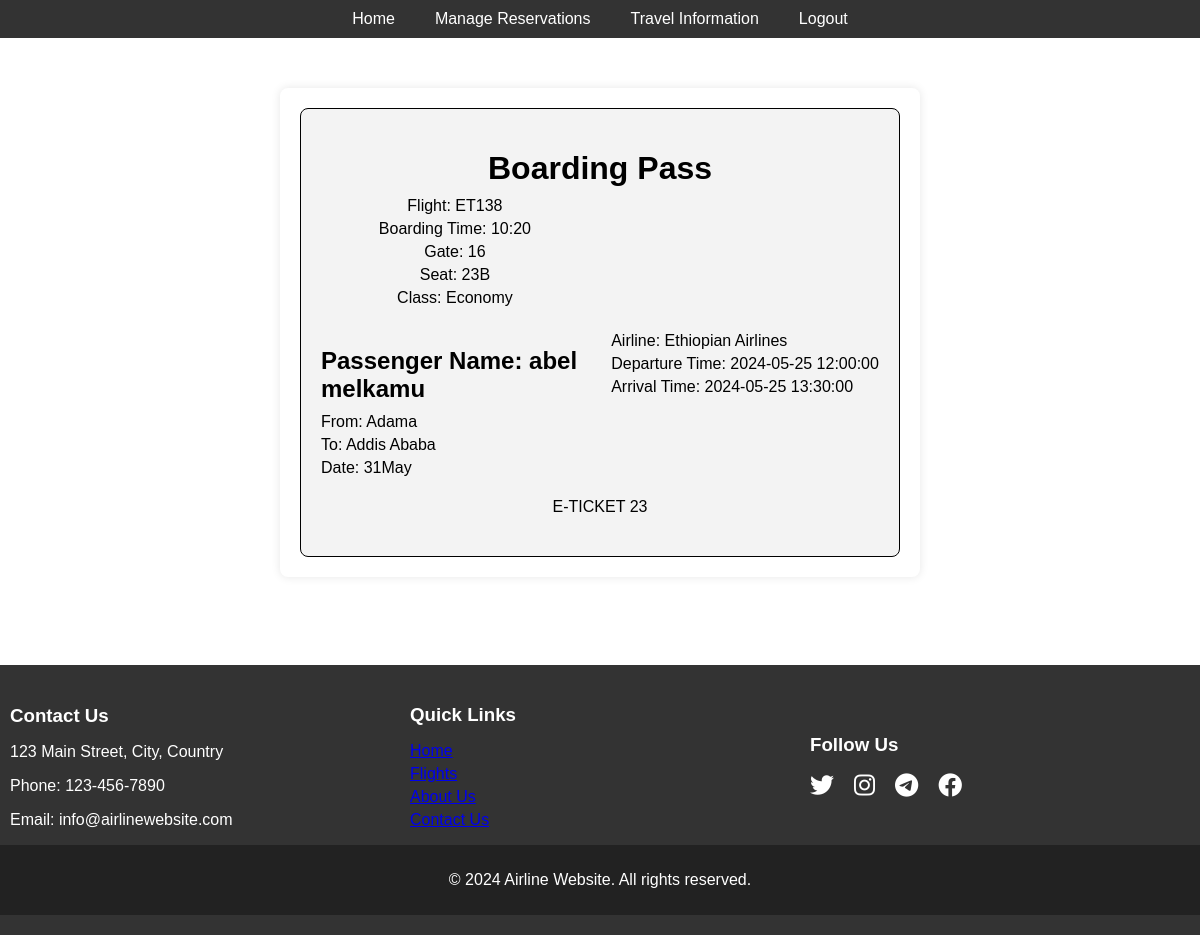
Page /success.php?booking_id=23 (signed in) on the committed database.
### tables this page shows
CREATE TABLE `bookings` (
  `BookingID` int(11) NOT NULL,
  `UserID` int(11) DEFAULT NULL,
  `FlightID` int(11) DEFAULT NULL,
  `BookingDate` date DEFAULT NULL,
  `TotalPrice` decimal(10,2) DEFAULT NULL,
  `Status` varchar(20) DEFAULT NULL,
  `PassengerID` int(11) DEFAULT NULL
);

CREATE TABLE `flights` (
  `FlightID` int(11) NOT NULL,
  `Airline` varchar(50) DEFAULT NULL,
  `FlightNumber` varchar(10) DEFAULT NULL,
  `DepartureAirport` varchar(50) DEFAULT NULL,
  `ArrivalAirport` varchar(50) DEFAULT NULL,
  `DepartureTime` datetime DEFAULT NULL,
  `ArrivalTime` datetime DEFAULT NULL,
  `Duration` time DEFAULT NULL,
  `Class` varchar(20) DEFAULT NULL,
  `Status` varchar(20) DEFAULT NULL
);

CREATE TABLE `passengers` (
  `PassengerID` int(11) NOT NULL,
  `FirstName` varchar(50) DEFAULT NULL,
  `LastName` varchar(50) DEFAULT NULL,
  `Email` varchar(100) DEFAULT NULL,
  `PhoneNumber` varchar(15) DEFAULT NULL
);

### success.php (the view, shortened to what this page needs)
<?php
require("header.php");
require("connect.php");
$bookingID = $_GET['booking_id'];
$bookingQuery = "
    SELECT b.BookingID, b.BookingDate, b.TotalPrice, b.Status,
           p.FirstName, p.LastName, p.Email, p.PhoneNumber,
           f.Airline, f.FlightNumber, f.DepartureAirport, f.ArrivalAirport,
           f.DepartureTime, f.ArrivalTime
    FROM bookings b
    JOIN passengers p ON b.PassengerID = p.PassengerID
    JOIN Flights f ON b.FlightID = f.FlightID
    WHERE b.BookingID = ?
";
$bookingStmt = $conn->prepare($bookingQuery);
$bookingStmt->bind_param("i", $bookingID);
$bookingStmt->execute();
$bookingResult = $bookingStmt->get_result();
$booking = $bookingResult->fetch_assoc();
$gate = rand(1, 30);
$seatRow = rand(11, 30);
$seatColumn = chr(rand(65, 70));
$seat = $seatRow . $seatColumn;
?>
<main class="main">
    <div class="container">
        <div class="ticket">
            <div class="ticket-header">
                <h1>Boarding Pass</h1>
                <div class="ticket-info">
                    <p>Flight: <?php echo $booking['FlightNumber']; ?></p>
                    <p>Boarding Time: 10:20</p>
                    <p>Gate: <?php echo $gate; ?></p>
                    <p>Seat: <?php echo $seat; ?></p>
                    <p>Class: Economy</p>
                </div>
            </div>
            <div class="ticket-body">
                <div class="passenger-info">
                    <h2>Passenger Name: <?php echo $booking['FirstName'] . " " . $booking['LastName']; ?></h2>
                    <p>From: <?php echo $booking['DepartureAirport']; ?></p>
                    <p>To: <?php echo $booking['ArrivalAirport']; ?></p>
                    <p>Date: <?php echo date("dM", strtotime($booking['BookingDate'])); ?></p>
                </div>
                <div class="flight-info">
                    <p>Airline: <?php echo $booking['Airline']; ?></p>
                    <p>Departure Time: <?php echo $booking['DepartureTime']; ?></p>
                    <p>Arrival Time: <?php echo $booking['ArrivalTime']; ?></p>
                </div>
            </div>
            <div class="ticket-footer">
                <p>E-TICKET <?php echo $bookingID; ?></p>
            </div>
        </div>
    </div>
</main>
<?php require("footer.php"); ?>

### css/style.css (style rules this page uses)
body { font-family: Arial, sans-serif; margin:0; padding:0; }
.container { max-width: 600px; margin: 50px auto; background-color: #fff; border-radius: 8px; padding: 20px; box-shadow: 0 0 10px rgba(0, 0, 0, 0.1); }
.main { padding:38px 0; }
.ticket { border: 1px solid #000; padding: 20px; border-radius: 8px; background-color: #f3f3f3; }
.ticket-header, .ticket-footer { text-align: center; margin-bottom: 20px; }
.ticket-body { display: flex; justify-content: space-between; }
.ticket-info, .passenger-info, .flight-info { width: 48%; }
.ticket-info p, .passenger-info p, .flight-info p { margin: 5px 0; }
.ticket-header h1 { margin-bottom: 10px; }
.passenger-info h2 { margin-bottom: 10px; }

### rows in the picture
bookings: FlightID.FlightNumber "ET138", PassengerID.FirstName "abel", PassengerID.LastName "melkamu", FlightID.DepartureAirport "Adama", FlightID.ArrivalAirport "Addis Ababa", BookingDate "31May", FlightID.Airline "Ethiopian Airlines", FlightID.DepartureTime "2024-05-25 12:00:00", FlightID.ArrivalTime "2024-05-25 13:30:00"

### other values in the picture
$bookingID "23"
